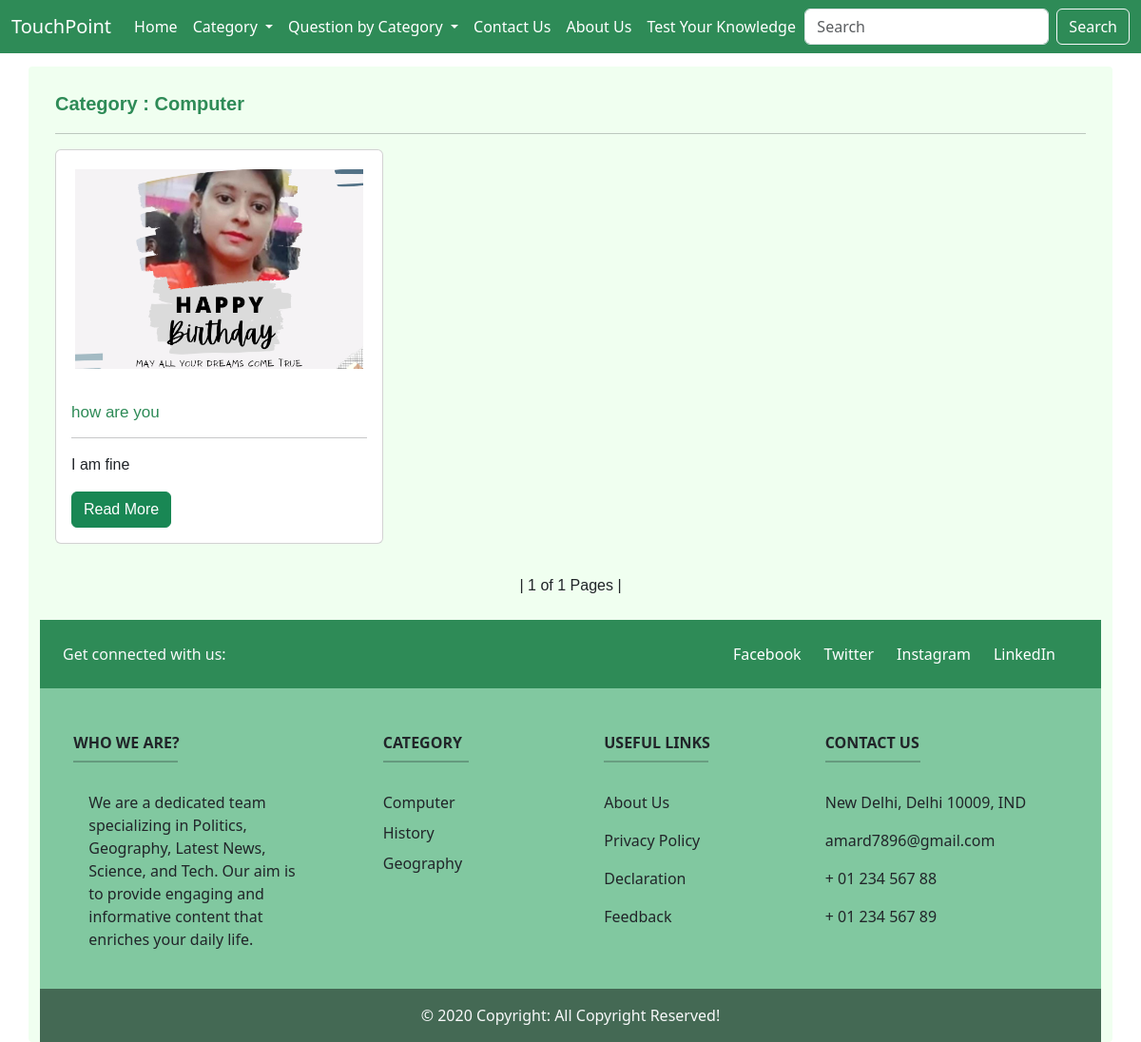
/category/computer/, run on the app's committed database.
### blogs/models.py (models this page shows, shortened)
class BaseClass(models.Model):
    uid = models.UUIDField(primary_key=True, default=uuid.uuid4)
    class Meta:
        abstract=True

class Catogery(BaseClass):
    name = models.CharField(max_length=50,null=False,unique=True)
    slug = models.SlugField(default='',null=False)
    def __str__(self):
        return f'{self.name}'

class BlogsModel(BaseClass):
    title = models.CharField(max_length=100)
    catogery = models.ForeignKey(Catogery,on_delete=models.CASCADE,null=False,blank=False,related_name='posts')
    author = models.ForeignKey(User,on_delete=models.CASCADE,related_name='blogs')
    description = models.TextField()
    published_date = models.DateTimeField(auto_now_add=True)
    blog_list_image = models.ImageField(upload_to='static/Blog_images/ListImage')
    detail_image = models.ImageField(upload_to='static/Blog_images/detailImage')
    pdf_file = models.FileField(upload_to='static/blog_pdfs/pdf/', null=True, blank=True)
    slug = models.SlugField(default='',null=False)

### blogs/views.py (the view)
# urls.py: path('category/<slug:slug>/', views.Categories, name='category'),
def Categories(request,slug):
    catogere = get_object_or_404(Catogery,slug=slug)
    post = catogere.posts.all() #here posts is the related field of blog model.
    p = Paginator(post,6)  #pagination applied
    page = request.GET.get('page')
    pages = p.get_page(page)
    cat_manu = Catogery.objects.all()
    template = 'blog/category.html'
    return render(request,template,{'category':catogere,'cat_manu':cat_manu,'pages':pages})

### templates/blog/category.html (shortened to what this page needs)
{% extends 'header&footer/base.html' %}
{% block content %}
<head><title>Blog Category</title></head>
<div class="mt-3">
  {% if category %}
  <div class="m-3">
    <p class=" mt-3" style="color: #2E8B57; font-size: 20px; font-weight: 600;">Category : {{ category.name }}</p>
    <hr>
    <div class="row">
      {% for object in pages %}
      <div class="col-md-4 blog-post mb-3">
        <div class="card">
          <a href="{% url 'post_detail' object.slug %}">
            <img src="{{ object.blog_list_image.url }}" alt="{{ object.title }}"
              style="padding: 20px; height: 250px; width: 100%; object-fit: cover;" class="img-fluid rounded-start">
          </a>
          <div class="card-body">
            <h1 class="card-title" style="color: #2E8B57;font-size: 17px;">{{ object.title }}</h1>
            <hr>
            <p class="card-text">{{ object.description|safe|truncatewords:15 }}</p>
            <a href="{% url 'post_detail' object.slug %}" class="btn btn-success">Read More</a>
          </div>
        </div>
      </div>
      {% empty %}
      <div class="col-12">
        <p>No blog posts available.</p>
      </div>
      {% endfor %}
    </div>
  </div>
  {% endif %}
  <div class="text-center">
        | {{pages.number}} of {{pages.paginator.num_pages}} Pages |
  </div>
  {% endblock %}

### templates/header&footer/base.html (shortened to what this page needs)
<!doctype html>
<html lang="en">
{% load static %}
<head>
    <link rel="stylesheet" href="{% static 'css/bootstrap.min.css' %}">
    <link rel="stylesheet" href="{% static 'css/additional-css.css' %}">
</head>
<body>
    <nav class="navbar navbar-expand-lg" style="background-color: #2E8B57;">
        <div class="container-fluid">
            <a class="navbar-brand text-white" id="how1" id="brand" href="{% url 'home' %}">TouchPoint</a>
            <div class="collapse navbar-collapse" id="navbarSupportedContent">
                <ul class="navbar-nav me-auto mb-2 mb-lg-0">
                    <li class="nav-item">
                        <a class="nav-link text-white {% if request.path == '/' %}active{% endif %}" aria-current="page"
                            href="{% url 'home' %}" id="how1">Home</a>
                    </li>
                    <li class="nav-item dropdown">
                        <a class="nav-link dropdown-toggle text-white" href="#" role="button" data-bs-toggle="dropdown"
                            aria-expanded="false" id="how1">
                            Category
                        </a>
                    </li>
                    <li class="nav-item dropdown">
                        <a class="nav-link dropdown-toggle text-white" href="#" role="button" data-bs-toggle="dropdown"
                            aria-expanded="false" id="how1">
                            Question by Category
                        </a>
                    </li>
                    <li class="nav-item">
                        <a class="nav-link text-white {% if request.path == '/contact/' %}active{% endif %}"
                            aria-current="page" href="{% url 'contact' %}" id="how1">Contact Us</a>
                    </li>
                    <li class="nav-item">
                        <a class="nav-link text-white {% if request.path == '/about/' %}active{% endif %}"
                            aria-current="page" href="{% url 'about' %}" id="how1">About Us</a>
                    </li>
                    <li class="nav-item">
                        <a class="nav-link text-white {% if request.path == '/quiz-list/' %}active{% endif %}"
                            aria-current="page" href="{% url 'quiz-list' %}" id="how1">Test Your Knowledge</a>
                    </li>
                </ul>
                <form class="d-flex" role="search" method="POST" action="{% url 'searched-key' %}">
                    <input class="form-control me-2" name="search" type="search" placeholder="Search"
                        aria-label="Search">
                    <button class="btn btn-outline-light text-white" type="submit">Search</button>
                </form>
            </div>
        </div>
    </nav>
    <div class="container" style="background-color: #F0FFF0; border-radius: 4px; margin-top: 70px;">
        <div class="pt-2">
            <div style="margin-top: 5px; font-family: sans-serif;">
                {% block content %}
                {% endblock %}
            </div>
        </div>
        <div class="mt-4">
            <footer class="text-center text-lg-start text-dark" style="background-color: #81c8a0;">
                <section class="d-flex justify-content-between align-items-center p-4"
                    style="background-color: #2E8B57;">
                    <div class="me-5 text-center text-lg-start mb-3 mb-lg-0">
                        <p class="mb-0 text-light">Get connected with us:</p>
                    </div>
                    <div>
                        <ul class="list-unstyled d-flex flex-column flex-lg-row justify-content-center mb-0">
                            <li class="mb-2 mb-lg-0 me-4">
                                <a href="https://www.facebook.com/" class="text-white text-decoration-none" target="_blank">
                                     Facebook
                                </a>
                            </li>
                            <li class="mb-2 mb-lg-0 me-4">
                                <a href="https://twitter.com/" class="text-white text-decoration-none" target="_blank">
                                     Twitter
                                </a>
                            </li>
                            <li class="mb-2 mb-lg-0 me-4">
                                <a href="https://www.instagram.com/invites/contact/?igsh=1qs36mg4p1k67&utm_content=w1vv9wj" class="text-white text-decoration-none" target="_blank">
                                     Instagram
                                </a>
                            </li>
                            <li class="mb-2 mb-lg-0 me-4">
                                <a href="https://www.linkedin.com/in/" class="text-white text-decoration-none" target="_blank">
                                     LinkedIn
                                </a>
                            </li>
                        </ul>
                    </div>
                </section>
                <section class="">
                    <div class="container text-center text-md-start mt-5">
                        <div class="row mt-3">
                            <div class="col-md-3 col-lg-4 col-xl-3 mx-auto mb-4">
                                <h6 class="text-uppercase fw-bold">Who We are?</h6>
                                <hr class="mb-4 mt-0 d-inline-block mx-auto"
                                    style="width: 110px; background-color: #0a090f; height: 2px" />
                                <p class="ms-3 me-3 text-justify">
                                    We are a dedicated team specializing in Politics, Geography, Latest News, Science,
                                    and Tech. Our aim is to provide engaging and informative content that enriches your
                                    daily life.
                                </p>
                            </div>
                            <div class="col-md-2 col-lg-2 col-xl-2 mx-auto mb-4">
                                <h6 class="text-uppercase fw-bold">Category</h6>
                                <hr class="mb-4 mt-0 d-inline-block mx-auto"
                                    style="width: 90px; background-color: #0a0614; height: 2px" />
                                <ul class="no-bullets">
                                    {% for category in cat_manu|slice:":5" %}
                                    <li class="mb-2"><a class="text-dark text-decoration-none"
                                            href="{% url 'category' category.slug %}">{{ category }}</a></li>
                                    {% endfor %}
                                </ul>
                            </div>
                            <div class="col-md-3 col-lg-2 col-xl-2 mx-auto mb-4">
                                <h6 class="text-uppercase fw-bold">Useful links</h6>
                                <hr class="mb-4 mt-0 d-inline-block mx-auto bg-dark"
                                    style="width: 110px; height: 2px" />
                                <p>
                                    <a href="{% url 'about' %}" class="text-dark text-decoration-none">About Us</a>
                                </p>
                                <p>
                                    <a href="{% url 'privacyandpolicy' %}"
                                        class="text-dark text-decoration-none">Privacy Policy</a>
                                </p>
                                <p>
                                    <a href="{% url 'declaration' %}"
                                        class="text-dark text-decoration-none">Declaration</a>
                                </p>
                                <p>
                                    <a href="{% url 'feedback' %}" class="text-dark text-decoration-none">Feedback</a>
                                </p>
                            </div>
                            <div class="col-md-4 col-lg-3 col-xl-3 mx-auto mb-md-0 mb-4">
                                <h6 class="text-uppercase fw-bold"><a class="text-decoration-none text-dark"
                                        href="{% url 'contact' %}">Contact Us</a></h6>
                                <hr class="mb-4 mt-0 d-inline-block mx-auto"
                                    style="width: 100px; background-color: #0d0b14; height: 2px" />
                                <p> New Delhi, Delhi 10009, IND</p>
                                <p><a href="mailto:amard7896@gmail.com"
                                        class="text-decoration-none text-dark">amard7896@gmail.com</a></p>
                                <p><a href="tel:+916206506449" class="text-decoration-none text-dark"> + 01 234 567
                                        88</a></p>
                                <p><a href="tel:+916206506449" class="text-decoration-none text-dark"> + 01 234 567
                                        89</a></p>
                            </div>
                        </div>
                    </div>
                </section>
                <div class="text-center p-3 text-light" style="background-color: rgba(2, 2, 2, 0.474)">
                    © 2020 Copyright: All Copyright Reserved!
                </div>
            </footer>
        </div>
    </div>
</body>
</html>

### static/css/additional-css.css (style rules this page uses)
.no-bullets { list-style-type: none; padding: 0; margin: 0; }
.navbar { position: fixed; top: 0; left: 0; width: 100%; z-index: 1000; }
.navbar-collapse { transition: all 0.7s; }

### data on the page
Catogery: name "Computer"
BlogsModel: blog_list_image (picture), title "how are you", description "I am fine"
Catogery: name "History"
Catogery: name "Geography"

### other printed values
{{ pages.number }} "1"
{{ pages.paginator.num_pages }} "1"
